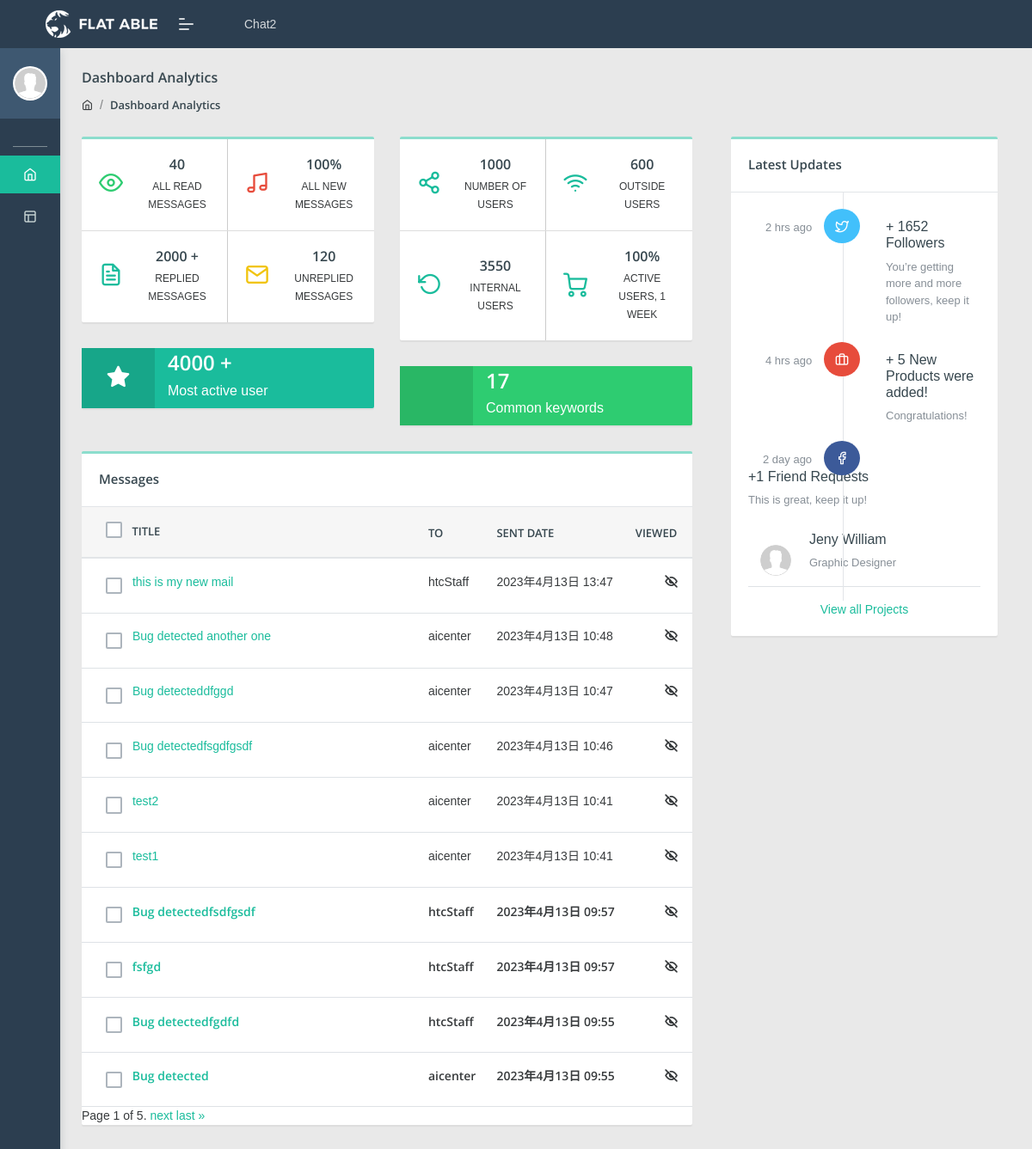
Page /welcome/admin_home/ (signed in) on the earlier database version.
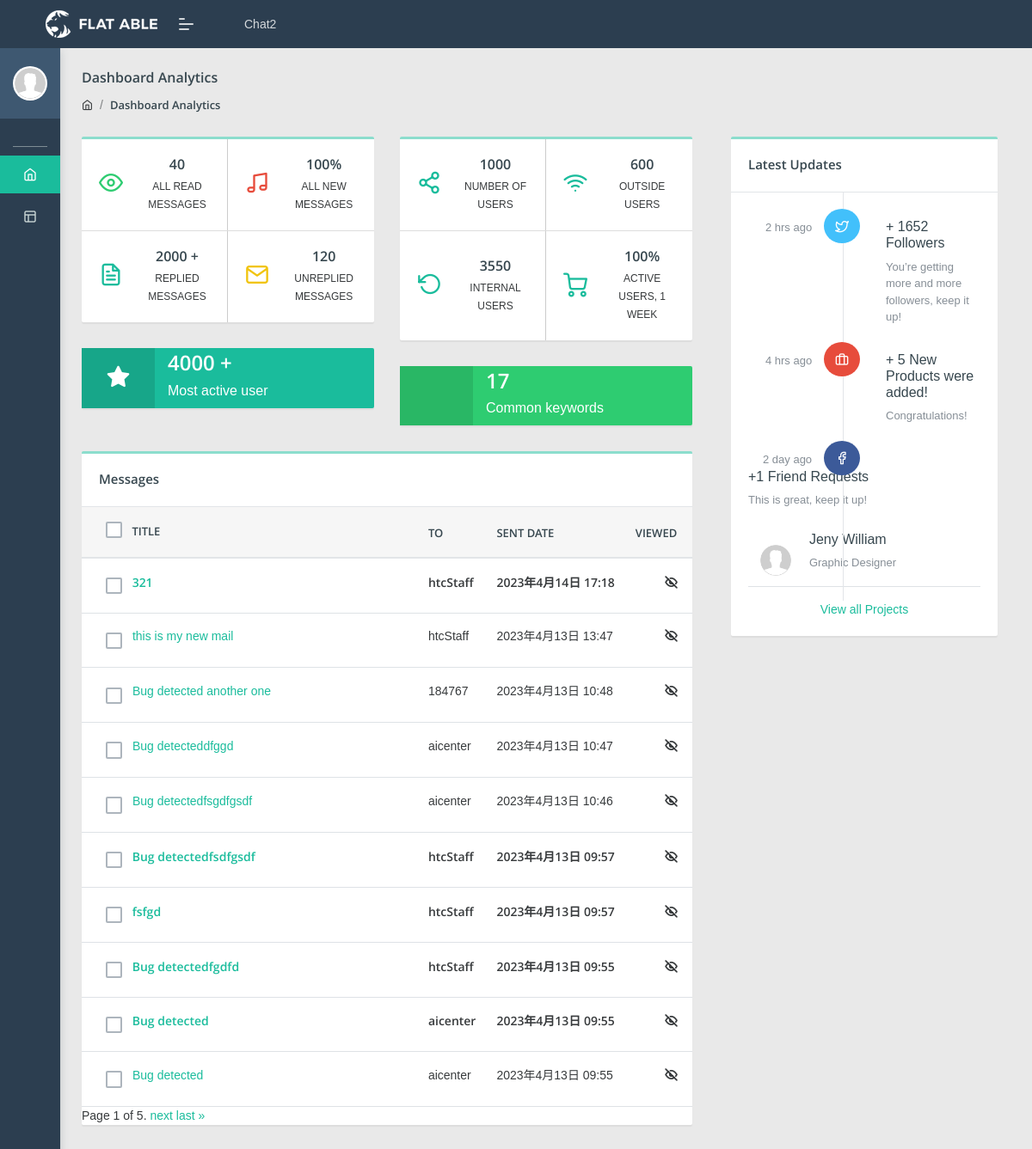
Same page on the later database version.
### welcome/models.py (models this page shows, shortened)
class chat(models.Model):
    chatOwner = models.ForeignKey(User, null = True, on_delete = models.SET_NULL, related_name='chat', blank = True)
    chatTitle  = models.CharField(max_length=256)
    createdDate = models.DateTimeField(default=timezone.now)
    chatReceiver = models.ForeignKey(User, null=True, on_delete=models.CASCADE, related_name='chat_reciver', blank=True)
    chatContent = models.TextField()
    is_viewed = models.BooleanField(default=False)
    archived = models.BooleanField(default=False)
    viewedDate = models.DateTimeField(null=True)

### welcome/views.py (the view)
# urls.py: path('admin_home/',views.admin_home, name='admin_home'),
@login_required(login_url='login')
def admin_home(request):
    context = {}
    user = request.user
    chats = chat.objects.filter(archived=False).order_by('-createdDate').values()
    context['chats'] = chats.annotate(chatReceiver_username=F('chatReceiver__username')).values()
    page = request.GET.get('page', 1)
    paginator = Paginator(context['chats'], 10)  # Assuming 10 chats per page
    info_chats = chat.objects.filter(is_viewed=True)
    info = {'read_messages':len(info_chats)}
    page_obj = paginator.get_page(page)
    context['chats'] = page_obj
    if request.method == 'POST':
        selected_ids = request.POST.getlist('selected_chats')
        chat.objects.filter(id__in=selected_ids).update(archived=True)
        return redirect(request.META.get('HTTP_REFERER'))
    context['info'] = info
    return render(request, 'admin_home.html', context=context)

### templates/admin_home.html (shortened to what this page needs)
{% extends 'admin_base_template.html' %}
{%load i18n%}
{% block chatContent %}
<div class="row">
  <div class="col-8">
    <div class="row">
      <div class="col-md-12 col-xl-6">
        <div class="card flat-card">
          <div class="row-table">
            <div class="col-sm-6 card-body br">
              <div class="row">
                <div class="col-sm-4">
                  <i class="icon feather icon-eye text-c-green mb-1 d-block"></i>
                </div>
                <div class="col-sm-8 text-md-center">
                  <h5>{{info.read_messages}}</h5>
                  <span>All Read Messages</span>
                </div>
              </div>
            </div>
            <div class="col-sm-6 card-body">
              <div class="row">
                <div class="col-sm-4">
                  <i class="icon feather icon-music text-c-red mb-1 d-block"></i>
                </div>
                <div class="col-sm-8 text-md-center">
                  <h5>100%</h5>
                  <span>All new Messages</span>
                </div>
              </div>
            </div>
          </div>
          <div class="row-table">
            <div class="col-sm-6 card-body br">
              <div class="row">
                <div class="col-sm-4">
                  <i class="icon feather icon-file-text text-c-blue mb-1 d-block"></i>
                </div>
                <div class="col-sm-8 text-md-center">
                  <h5>2000 +</h5>
                  <span>Replied Messages</span>
                </div>
              </div>
            </div>
            <div class="col-sm-6 card-body">
              <div class="row">
                <div class="col-sm-4">
                  <i class="icon feather icon-mail text-c-yellow mb-1 d-block"></i>
                </div>
                <div class="col-sm-8 text-md-center">
                  <h5>120</h5>
                  <span>unreplied messages</span>
                </div>
              </div>
            </div>
          </div>
        </div>
        <div class="card flat-card widget-primary-card">
          <div class="row-table">
            <div class="col-sm-3 card-body">
              <i class="feather icon-star-on"></i>
            </div>
            <div class="col-sm-9">
              <h4>4000 +</h4>
              <h6>Most active user</h6>
            </div>
          </div>
        </div>
      </div>
      <div class="col-md-12 col-xl-6">
        <div class="card flat-card">
          <div class="row-table">
            <div class="col-sm-6 card-body br">
              <div class="row">
                <div class="col-sm-4">
                  <i class="icon feather icon-share-2 text-c-blue mb-1 d-block"></i>
                </div>
                <div class="col-sm-8 text-md-center">
                  <h5>1000</h5>
                  <span>Number of users</span>
                </div>
              </div>
            </div>
            <div class="col-sm-6 card-body">
              <div class="row">
                <div class="col-sm-4">
                  <i class="icon feather icon-wifi text-c-blue mb-1 d-block"></i>
                </div>
                <div class="col-sm-8 text-md-center">
                  <h5>600</h5>
                  <span>outside users</span>
                </div>
              </div>
            </div>
          </div>
          <div class="row-table">
            <div class="col-sm-6 card-body br">
              <div class="row">
                <div class="col-sm-4">
                  <i class="icon feather icon-rotate-ccw text-c-blue mb-1 d-block"></i>
                </div>
                <div class="col-sm-8 text-md-center">
                  <h5>3550</h5>
                  <span>internal users</span>
                </div>
              </div>
            </div>
            <div class="col-sm-6 card-body">
              <div class="row">
                <div class="col-sm-4">
                  <i class="icon feather icon-shopping-cart text-c-blue mb-1 d-blockz"></i>
                </div>
                <div class="col-sm-8 text-md-center">
                  <h5>100%</h5>
                  <span>Active users, 1 week</span>
                </div>
              </div>
            </div>
          </div>
        </div>
        <div class="card flat-card widget-purple-card">
          <div class="row-table">
            <div class="col-sm-3 card-body">
              <i class="fas fa-trophy"></i>
            </div>
            <div class="col-sm-9">
              <h4>17</h4>
              <h6>Common keywords</h6>
            </div>
          </div>
        </div>
      </div>
    </div>
    <div class="row">
      <div class="col-xl-12 col-md-12">
        <div class="card table-card">
          <div class="card-header">
            <h5>Messages</h5>
          </div>
          <div class="card-body p-0">
            <div class="table-responsive">
              <table class="table table-hover mb-0">
                <thead>
                  <tr>
                    <th>
                      <div class="chk-option">
                        <label class="check-task custom-control custom-checkbox d-flex justify-content-center done-task">
                        </label>
                      </div>
                      Title
                    </th>
                    <th>To</th>
                    <th>Sent Date</th>
                    <th class="text-right">Viewed</th>
                  </tr>
                </thead>
                <tbody>
                  <tbody>
                    {% for chat in chats %}
                    {% if chat.is_viewed %}
                    <tr >
                      <td>
                        <div class="chk-option">
                          <label class="check-task custom-control custom-checkbox d-flex justify-content-center done-task">
                          </label>
                        </div>
                        <div class="d-inline-block" style="width:20rem;overflow:hidden;text-overflow:ellipsis">
                          <a href="{% url 'chatDetails' chat.id%}">
                          {{chat.chatTitle}}</a>
                        </div>
                      </td>
                      <td>{{chat.chatReceiver_username}}</td>
                      <td>{{chat.createdDate}}</td>
                      <td class="text-right"><i class="feather icon-eye-off" style="font-weight: bold;"></i></td>
                    </tr>
                    {%else%}
                    <tr style="font-weight:bolder">
                      <td>
                        <div class="chk-option">
                          <label class="check-task custom-control custom-checkbox d-flex justify-content-center done-task">
                          </label>
                        </div>
                        <div class="d-inline-block" style="width:20rem;overflow:hidden;text-overflow:ellipsis">
                          <a href="{% url 'chatDetails' chat.id%}">
                            {{chat.chatTitle}}
                          </a>
                        </div>
                      </td>
                      <td>{{chat.chatReceiver_username}}</td>
                      <td>{{chat.createdDate}}</td>
                      <td class="text-right"><i class="feather icon-eye-off" style="font-weight: bold;"></i></td>
                    </tr>
                    {%endif%}
                    {% endfor %}
                  </tbody>
                </tbody>
              </table>
              <div class="pagination">
                <span class="step-links">
                    <span class="current">
                        Page {{ chats.number }} of {{ chats.paginator.num_pages }}.
                    </span>
                    {% if chats.has_next %}
                        <a href="?page={{ chats.next_page_number }}">next</a>
                        <a href="?page={{ chats.paginator.num_pages }}">last &raquo;</a>
                    {% endif %}
                </span>
              </div>
            </div>
          </div>
        </div>
      </div>
    </div>
  </div>
  <div class="col-4">
    <div class="col-xl-12 col-md-12">
      <div class="card latest-update-card">
        <div class="card-header">
          <h5>Latest Updates</h5>
        </div>
        <div class="card-body">
          <div class="latest-update-box">
            <div class="row p-t-30 p-b-30">
              <div class="col-auto text-right update-meta">
                <p class="text-muted m-b-0 d-inline-flex">2 hrs ago</p>
                <i class="feather icon-twitter bg-twitter update-icon"></i>
              </div>
              <div class="col">
                <a href="#!">
                  <h6>+ 1652 Followers</h6>
                </a>
                <p class="text-muted m-b-0">You’re getting more and more followers, keep it up!</p>
              </div>
            </div>
            <div class="row p-b-30">
              <div class="col-auto text-right update-meta">
                <p class="text-muted m-b-0 d-inline-flex">4 hrs ago</p>
                <i class="feather icon-briefcase bg-c-red update-icon"></i>
              </div>
              <div class="col">
                <a href="#!">
                  <h6>+ 5 New Products were added!</h6>
                </a>
                <p class="text-muted m-b-0">Congratulations!</p>
              </div>
            </div>
            <div class="row p-b-0">
              <div class="col-auto text-right update-meta">
                <p class="text-muted m-b-0 d-inline-flex">2 day ago</p>
                <i class="feather icon-facebook bg-facebook update-icon"></i>
              </div>
              <div class="col">
                <a href="#!">
                  <h6>+1 Friend Requests</h6>
                </a>
                <p class="text-muted m-b-10">This is great, keep it up!</p>
                <div class="table-responsive">
                  <table class="table table-hover">
                    <tbody>
                      <tr>
                        <td class="b-none">
                          <a href="#!" class="align-middle">
                            <img src="assets/images/user/avatar-2.jpg" alt="user image"
                              class="img-radius wid-40 align-top m-r-15">
                            <div class="d-inline-block">
                              <h6>Jeny William</h6>
                              <p class="text-muted m-b-0">Graphic Designer</p>
                            </div>
                          </a>
                        </td>
                      </tr>
                    </tbody>
                  </table>
                </div>
              </div>
            </div>
          </div>
          <div class="text-center">
            <a href="#!" class="b-b-primary text-primary">View all Projects</a>
          </div>
        </div>
      </div>
    </div>
  </div>
</div>
{% endblock %}

### templates/admin_base_template.html (shortened to what this page needs)
{% load static %}
<!DOCTYPE html>
<head>
    <link rel="stylesheet" href="{% static 'plugins/bootstrap-5.3.0/css/bootstrap.min.css'%}">
    <link rel="stylesheet" href="{% static 'css/style.css'%}">
</head>
<body class="">
	<nav class="pcoded-navbar  ">
		<div class="navbar-wrapper  ">
			<div class="navbar-content scroll-div " >
				<div class="">
					<div class="main-menu-header">
						<img class="img-radius" src="{% static 'images/user/avatar-2.jpg'%}" alt="User-Profile-Image">
						<div class="user-details">
						</div>
					</div>
				</div>
				{% include 'nav_admin.html' %}
			</div>
		</div>
	</nav>
	<header class="navbar pcoded-header navbar-expand-lg navbar-light header-dark">
				<div class="m-header">
					<a class="mobile-menu" id="mobile-collapse" href="#!"><span></span></a>
					<a href="#!" class="b-brand">
						<img src="assets/images/logo.png" alt="" class="logo">
					</a>
				</div>
				<div class="collapse navbar-collapse">
					<ul class="navbar-nav mr-auto">
						<li class = "nac-item">
							<li><a href="{% url 'talking' %}" > Chat2</a></li>
						</li>
					</ul>
				</div>
	</header>
<div class="pcoded-main-container">
    <div class="pcoded-content">
        <div class="page-header">
            <div class="page-block">
                <div class="row align-items-center">
                    <div class="col-md-12">
                        <div class="page-header-title">
                            <h5 class="m-b-10">Dashboard Analytics</h5>
                        </div>
                        <ul class="breadcrumb">
                            <li class="breadcrumb-item"><a href="index.html"><i class="feather icon-home"></i></a></li>
                            <li class="breadcrumb-item"><a href="#!">Dashboard Analytics</a></li>
                        </ul>
                    </div>
                </div>
            </div>
        </div>
			{%block chatContent%}{%endblock%}
    </div>
</div>
</body>
</html>

### templates/nav_admin.html (shortened to what this page needs)
{% load i18n %}
<ul class="nav pcoded-inner-navbar ">
    <li class="nav-item pcoded-menu-caption">
    </li>
    <li class="nav-item">
        <a href="{% url 'admin_home' %}" class="nav-link "><span class="pcoded-micon"><i
                    class="feather icon-home"></i></span><span class="pcoded-mtext">{% trans 'Dashboard'%}</span></a>
    </li>
    <li class="nav-item pcoded-hasmenu">
        <a href="#!" class="nav-link "><span class="pcoded-micon"><i class="feather icon-layout"></i></span></a>
    </li>
</ul>

Differences in the rows shown:
no longer on this page (row edited): chat: chatTitle "test2", chatReceiver_username "aicenter", createdDate "2023年4月13日 10:41"
no longer on this page (row edited): chat: chatTitle "test1", chatReceiver_username "aicenter", createdDate "2023年4月13日 10:41"
added chat: chatTitle "321", chatReceiver_username "htcStaff", createdDate "2023年4月14日 17:18"
changed chat "Bug detected another one": chatReceiver_username "aicenter" → "184767"
now on this page (row unchanged): chat: chatTitle "Bug detected", chatReceiver_username "aicenter", createdDate "2023年4月13日 09:55"
